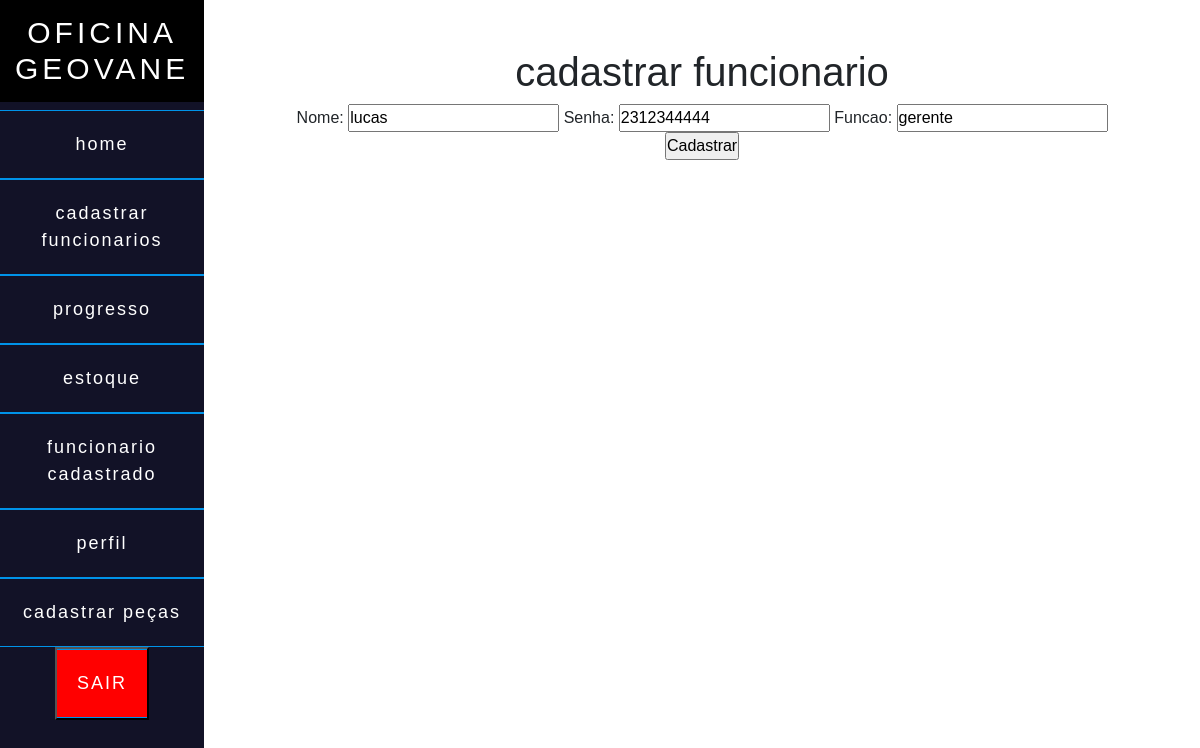
/funcionario_editar/6/, run on the app's committed database.
### core/models.py (models this page shows)
class funcionarios(models.Model):
    nome = models.CharField('nome', max_length=40)
    senha = models.IntegerField('senha')
    funcao= models.CharField('funcao', max_length=20)

### core/views.py (the view)
# urls.py: path('funcionario_editar/<int:id>/', editar_funcionario, name='editar_funcionario'),
def editar_funcionario(request, id):
    funcionario = funcionarios.objects.get(pk=id)
    form=funcionariosForm(request.POST or None, instance=funcionario)
    if form.is_valid():
        form.save()
        return redirect('lista_funcionarios')
    contexto={
        'form_funcionarios': form
    }
    return render(request, 'funcionario_cadastrar.html',contexto)

### core/forms.py
class funcionariosForm(ModelForm):
    class Meta:
        model = funcionarios
        fields= ['nome', 'senha', 'funcao']

### template/funcionario_cadastrar.html (shortened to what this page needs)
<!DOCTYPE html>
<html lang="en">
<head>
    <link rel="stylesheet" href="https://cdn.jsdelivr.net/npm/bootstrap-icons@1.9.1/font/bootstrap-icons.css">
    <link href="https://cdn.jsdelivr.net/npm/bootstrap@5.2.0/dist/css/bootstrap.min.css" rel="stylesheet"
>
</head>
<body>
    <div class="main">
        <div class="menu fixed">
            <h2 id="logo">OFICINA GEOVANE</h2>
            <a href="#">home</a>
            <a href="{% url 'cadastrar_funcionario' %}">cadastrar funcionarios</a>
            <a href="{% url 'progresso' %}">progresso</a>
            <a href="{% url 'lista_percas' %}">estoque</a>
            <a href="{% url 'lista_funcionarios' %}">funcionario cadastrado</a>
            <a href="{% url 'admin' %}">perfil</a>
            <a href="{% url 'percas_cadastrar' %}">cadastrar peças</a>
            <button class="sair"><a href="#">SAIR</a> </button>
        </div>
        <div class="container-fluid">
            <div class="row mt-5">
                <div class="col-12">
    <h1>cadastrar funcionario</h1>
    <form method="post">
      {{ form_funcionarios }}
      <p><input type="submit" value="Cadastrar"></p>
    </form>
</div>
</div>
</div>
</body>
</html>

### template/funcionario_cadastrar.html (style rules this page uses)
* { padding: 0px; margin: 0px; box-sizing: border-box; list-style: none; font-family: 'poppins', sans-serif; }
.main { width: 100%; height: 100vh; display: flex; text-align: center; }
.menu { width: 20%; background-color: #121227; }
#logo { color: #fff; font-size: 30px; letter-spacing: 4px; padding: 15px; background-color: black; }
.menu a { text-decoration: none; color: #fff; font-size: 18px; letter-spacing: 2px; display: list-item; padding: 20px; border-top: 1px solid #0093E9; border-bottom: 1px solid #0093E9; }
.sair { background-color: red; transition: 0.5s; letter-spacing: 4px; text-transform: uppercase; }

### data on the page
funcionarios: nome "lucas", senha "2312344444", funcao "gerente"
